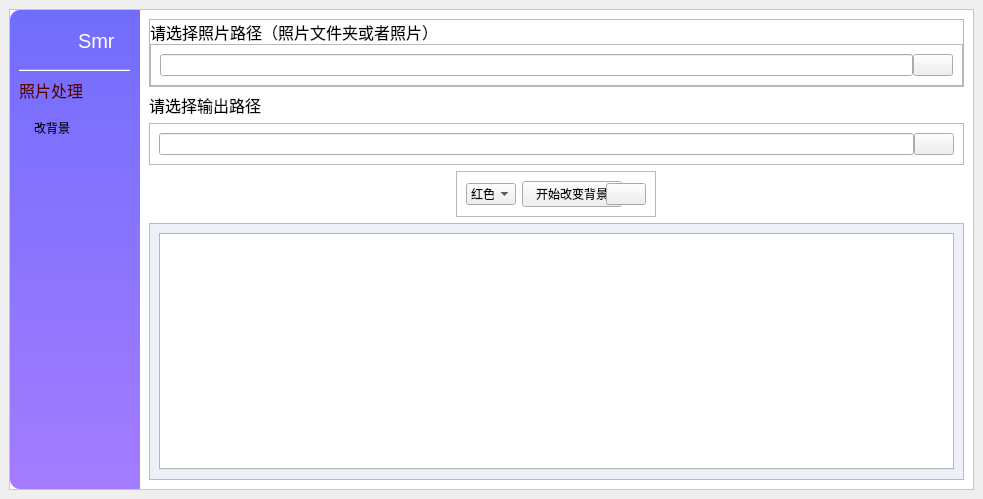
<?xml version="1.0" encoding="UTF-8"?>
<ui version="4.0">
 <class>MainWindow</class>
 <widget class="QMainWindow" name="MainWindow">
  <property name="geometry">
   <rect>
    <x>0</x>
    <y>0</y>
    <width>983</width>
    <height>499</height>
   </rect>
  </property>
  <property name="cursor">
   <cursorShape>ArrowCursor</cursorShape>
  </property>
  <property name="windowTitle">
   <string>MainWindow</string>
  </property>
  <widget class="QWidget" name="centralwidget">
   <layout class="QHBoxLayout" name="horizontalLayout_11">
    <item>
     <widget class="QFrame" name="mainFrame">
      <property name="styleSheet">
       <string notr="true">QFrame#mainFrame{
background-color: rgb(255, 255, 255);
}

</string>
      </property>
      <property name="frameShape">
       <enum>QFrame::StyledPanel</enum>
      </property>
      <property name="frameShadow">
       <enum>QFrame::Raised</enum>
      </property>
      <layout class="QHBoxLayout" name="horizontalLayout_2" stretch="0,0">
       <property name="spacing">
        <number>0</number>
       </property>
       <property name="leftMargin">
        <number>0</number>
       </property>
       <property name="topMargin">
        <number>0</number>
       </property>
       <property name="rightMargin">
        <number>0</number>
       </property>
       <property name="bottomMargin">
        <number>0</number>
       </property>
       <item>
        <widget class="QFrame" name="Listframe">
         <property name="minimumSize">
          <size>
           <width>0</width>
           <height>0</height>
          </size>
         </property>
         <property name="maximumSize">
          <size>
           <width>130</width>
           <height>16777215</height>
          </size>
         </property>
         <property name="styleSheet">
          <string notr="true">QFrame#Listframe{
	background-color: qlineargradient(spread:pad, x1:0, y1:0, x2:0, y2:1, stop:0 rgba(113, 109, 252, 255), stop:1 rgba(164, 124, 255, 255));
	border-top-left-radius:10px;
	border-bottom-left-radius:10px;
}

</string>
         </property>
         <property name="frameShape">
          <enum>QFrame::StyledPanel</enum>
         </property>
         <property name="frameShadow">
          <enum>QFrame::Raised</enum>
         </property>
         <layout class="QVBoxLayout" name="verticalLayout" stretch="0,0,0,0,0,0">
          <property name="sizeConstraint">
           <enum>QLayout::SetDefaultConstraint</enum>
          </property>
          <item>
           <widget class="QFrame" name="home_head">
            <property name="styleSheet">
             <string notr="true">QFrame{
	background-color: transparent;
}</string>
            </property>
            <property name="frameShape">
             <enum>QFrame::StyledPanel</enum>
            </property>
            <property name="frameShadow">
             <enum>QFrame::Raised</enum>
            </property>
            <layout class="QHBoxLayout" name="horizontalLayout">
             <item>
              <widget class="QPushButton" name="GoHome">
               <property name="cursor">
                <cursorShape>ArrowCursor</cursorShape>
               </property>
               <property name="styleSheet">
                <string notr="true">QPushButton#GoHome{
border-radius: 10px;
background-color: transparent;
background-image: url(:/new/prefix1/resource/icon/cube.svg);
}


</string>
               </property>
               <property name="text">
                <string/>
               </property>
               <property name="icon">
                <iconset resource="picture.qrc">
                 <normaloff>:/new/prefix1/resource/icon/whiteHome.svg</normaloff>:/new/prefix1/resource/icon/whiteHome.svg</iconset>
               </property>
               <property name="iconSize">
                <size>
                 <width>20</width>
                 <height>20</height>
                </size>
               </property>
              </widget>
             </item>
             <item>
              <widget class="QLabel" name="label_3">
               <property name="font">
                <font>
                 <pointsize>15</pointsize>
                </font>
               </property>
               <property name="styleSheet">
                <string notr="true">color: rgb(255, 255, 255);</string>
               </property>
               <property name="text">
                <string>Smr</string>
               </property>
              </widget>
             </item>
            </layout>
           </widget>
          </item>
          <item>
           <widget class="Line" name="line">
            <property name="orientation">
             <enum>Qt::Horizontal</enum>
            </property>
           </widget>
          </item>
          <item>
           <widget class="QLabel" name="label">
            <property name="font">
             <font>
              <pointsize>12</pointsize>
             </font>
            </property>
            <property name="styleSheet">
             <string notr="true">color: rgb(85, 0, 0);
background-color: transparent;
padding-left: 0px;</string>
            </property>
            <property name="text">
             <string>照片处理</string>
            </property>
           </widget>
          </item>
          <item>
           <widget class="QListWidget" name="RetaList">
            <property name="styleSheet">
             <string notr="true"> QListView {
border-radius: 20px;
color: rgb(0, 0, 0);
background-color: transparent;
}
QListView::item{
background-color: transparent;
height:40px;
padding-left:12px;
}
QListView::item:hover {
background-color: rgba(216, 216, 216, 50);
}
QListView::item:selected{
background-color: rgba(255, 248, 241,50);
color: rgb(16,15,35);
/*border-bottom:2px solid rgb(119,111,255);*/
}
</string>
            </property>
            <item>
             <property name="text">
              <string>改背景</string>
             </property>
             <property name="font">
              <font>
               <pointsize>9</pointsize>
              </font>
             </property>
             <property name="background">
              <brush brushstyle="NoBrush">
               <color alpha="255">
                <red>0</red>
                <green>0</green>
                <blue>0</blue>
               </color>
              </brush>
             </property>
             <property name="foreground">
              <brush brushstyle="NoBrush">
               <color alpha="255">
                <red>0</red>
                <green>0</green>
                <blue>0</blue>
               </color>
              </brush>
             </property>
             <property name="icon">
              <iconset resource="picture.qrc">
               <normaloff>:/new/prefix1/resource/icon/calculate.svg</normaloff>:/new/prefix1/resource/icon/calculate.svg</iconset>
             </property>
            </item>
           </widget>
          </item>
          <item>
           <widget class="QLabel" name="label_2">
            <property name="font">
             <font>
              <pointsize>12</pointsize>
              <bold>false</bold>
             </font>
            </property>
            <property name="cursor">
             <cursorShape>ArrowCursor</cursorShape>
            </property>
            <property name="styleSheet">
             <string notr="true">color: rgb(85, 0, 127);
background-color: transparent;
padding-left:0px;</string>
            </property>
            <property name="lineWidth">
             <number>1</number>
            </property>
            <property name="text">
             <string/>
            </property>
            <property name="textFormat">
             <enum>Qt::AutoText</enum>
            </property>
           </widget>
          </item>
          <item>
           <widget class="QListWidget" name="RetaList_2">
            <property name="styleSheet">
             <string notr="true">QListView {
border-radius: 20px;
color: rgb(0, 0, 0);
background-color: transparent
}
QListView::item{
background-color: transparent;
height:40px;
padding-left:12px;
}
QListView::item:hover {
background-color: rgba(216, 216, 216, 50);
}
QListView::item:selected{
background-color: rgba(255, 248, 241,50);
color: rgb(16,15,35);
/*border-bottom:2px solid rgb(119,111,255);*/
}</string>
            </property>
           </widget>
          </item>
         </layout>
        </widget>
       </item>
       <item>
        <widget class="QStackedWidget" name="stack">
         <property name="styleSheet">
          <string notr="true"/>
         </property>
         <property name="lineWidth">
          <number>1</number>
         </property>
         <property name="currentIndex">
          <number>1</number>
         </property>
         <widget class="QWidget" name="homepage">
          <property name="styleSheet">
           <string notr="true">background-color: white</string>
          </property>
          <layout class="QVBoxLayout" name="verticalLayout_14">
           <item>
            <widget class="QFrame" name="title">
             <property name="frameShape">
              <enum>QFrame::StyledPanel</enum>
             </property>
             <property name="frameShadow">
              <enum>QFrame::Raised</enum>
             </property>
             <layout class="QHBoxLayout" name="horizontalLayout_10">
              <item>
               <widget class="QFrame" name="frame_18">
                <property name="frameShape">
                 <enum>QFrame::StyledPanel</enum>
                </property>
                <property name="frameShadow">
                 <enum>QFrame::Raised</enum>
                </property>
                <layout class="QVBoxLayout" name="verticalLayout_9">
                 <item alignment="Qt::AlignHCenter|Qt::AlignBottom">
                  <widget class="QLabel" name="label_4">
                   <property name="font">
                    <font>
                     <pointsize>20</pointsize>
                    </font>
                   </property>
                   <property name="text">
                    <string>欢迎您使用照片编辑器！</string>
                   </property>
                  </widget>
                 </item>
                 <item alignment="Qt::AlignHCenter|Qt::AlignTop">
                  <widget class="QLabel" name="label_5">
                   <property name="font">
                    <font>
                     <pointsize>12</pointsize>
                    </font>
                   </property>
                   <property name="styleSheet">
                    <string notr="true">padding-top:12px;</string>
                   </property>
                   <property name="text">
                    <string>目前可以更改照片背景（支持红、蓝、白三色）</string>
                   </property>
                  </widget>
                 </item>
                </layout>
               </widget>
              </item>
             </layout>
            </widget>
           </item>
           <item alignment="Qt::AlignLeft">
            <widget class="QPushButton" name="openpdf">
             <property name="cursor">
              <cursorShape>OpenHandCursor</cursorShape>
             </property>
             <property name="styleSheet">
              <string notr="true">color: rgb(85, 170, 255);
background-color: transparent;
border-radius:10px;</string>
             </property>
             <property name="text">
              <string>详细信息请查阅技术文档</string>
             </property>
            </widget>
           </item>
          </layout>
         </widget>
         <widget class="QWidget" name="retapage">
          <layout class="QVBoxLayout" name="verticalLayout_3">
           <item>
            <widget class="QFrame" name="frame_2">
             <property name="frameShape">
              <enum>QFrame::StyledPanel</enum>
             </property>
             <property name="frameShadow">
              <enum>QFrame::Raised</enum>
             </property>
             <layout class="QVBoxLayout" name="verticalLayout_2" stretch="0,0">
              <property name="spacing">
               <number>0</number>
              </property>
              <property name="leftMargin">
               <number>0</number>
              </property>
              <property name="topMargin">
               <number>0</number>
              </property>
              <property name="rightMargin">
               <number>0</number>
              </property>
              <property name="bottomMargin">
               <number>0</number>
              </property>
              <item>
               <widget class="QLabel" name="label_6">
                <property name="font">
                 <font>
                  <pointsize>12</pointsize>
                 </font>
                </property>
                <property name="text">
                 <string>请选择照片路径（照片文件夹或者照片）</string>
                </property>
                <property name="alignment">
                 <set>Qt::AlignBottom|Qt::AlignLeading|Qt::AlignLeft</set>
                </property>
               </widget>
              </item>
              <item>
               <widget class="QFrame" name="frame">
                <property name="frameShape">
                 <enum>QFrame::StyledPanel</enum>
                </property>
                <property name="frameShadow">
                 <enum>QFrame::Raised</enum>
                </property>
                <layout class="QHBoxLayout" name="horizontalLayout_3" stretch="0,0">
                 <property name="spacing">
                  <number>0</number>
                 </property>
                 <item>
                  <widget class="QLineEdit" name="input_path">
                   <property name="alignment">
                    <set>Qt::AlignLeading|Qt::AlignLeft|Qt::AlignVCenter</set>
                   </property>
                  </widget>
                 </item>
                 <item>
                  <widget class="QPushButton" name="choose_input">
                   <property name="styleSheet">
                    <string notr="true">QPushButton#ChooseFile{
border-radius: 10px;
background-color: transparent;
}</string>
                   </property>
                   <property name="text">
                    <string/>
                   </property>
                   <property name="icon">
                    <iconset resource="picture.qrc">
                     <normaloff>:/new/prefix1/resource/icon/choosefile.svg</normaloff>:/new/prefix1/resource/icon/choosefile.svg</iconset>
                   </property>
                  </widget>
                 </item>
                </layout>
               </widget>
              </item>
             </layout>
            </widget>
           </item>
           <item>
            <widget class="QLabel" name="label_13">
             <property name="font">
              <font>
               <pointsize>12</pointsize>
              </font>
             </property>
             <property name="text">
              <string>请选择输出路径</string>
             </property>
             <property name="alignment">
              <set>Qt::AlignBottom|Qt::AlignLeading|Qt::AlignLeft</set>
             </property>
            </widget>
           </item>
           <item>
            <widget class="QFrame" name="frame_20">
             <property name="frameShape">
              <enum>QFrame::StyledPanel</enum>
             </property>
             <property name="frameShadow">
              <enum>QFrame::Raised</enum>
             </property>
             <layout class="QHBoxLayout" name="horizontalLayout_12" stretch="0,0">
              <property name="spacing">
               <number>0</number>
              </property>
              <item>
               <widget class="QLineEdit" name="output_path">
                <property name="alignment">
                 <set>Qt::AlignLeading|Qt::AlignLeft|Qt::AlignVCenter</set>
                </property>
               </widget>
              </item>
              <item>
               <widget class="QPushButton" name="choose_output">
                <property name="styleSheet">
                 <string notr="true">QPushButton#ChooseFile{
border-radius: 10px;
background-color: transparent;
}</string>
                </property>
                <property name="text">
                 <string/>
                </property>
                <property name="icon">
                 <iconset resource="picture.qrc">
                  <normaloff>:/new/prefix1/resource/icon/choosefile.svg</normaloff>:/new/prefix1/resource/icon/choosefile.svg</iconset>
                </property>
               </widget>
              </item>
             </layout>
            </widget>
           </item>
           <item alignment="Qt::AlignHCenter">
            <widget class="QFrame" name="frame_21">
             <property name="minimumSize">
              <size>
               <width>200</width>
               <height>0</height>
              </size>
             </property>
             <property name="maximumSize">
              <size>
               <width>200</width>
               <height>16777215</height>
              </size>
             </property>
             <property name="frameShape">
              <enum>QFrame::StyledPanel</enum>
             </property>
             <property name="frameShadow">
              <enum>QFrame::Raised</enum>
             </property>
             <layout class="QHBoxLayout" name="horizontalLayout_13">
              <item>
               <widget class="QComboBox" name="chooseColor">
                <property name="maximumSize">
                 <size>
                  <width>50</width>
                  <height>16777215</height>
                 </size>
                </property>
                <property name="styleSheet">
                 <string notr="true"/>
                </property>
                <item>
                 <property name="text">
                  <string>红色</string>
                 </property>
                </item>
                <item>
                 <property name="text">
                  <string>蓝色</string>
                 </property>
                </item>
                <item>
                 <property name="text">
                  <string>白色</string>
                 </property>
                </item>
               </widget>
              </item>
              <item>
               <widget class="QPushButton" name="changeBackground_button">
                <property name="minimumSize">
                 <size>
                  <width>100</width>
                  <height>0</height>
                 </size>
                </property>
                <property name="maximumSize">
                 <size>
                  <width>200</width>
                  <height>16777215</height>
                 </size>
                </property>
                <property name="text">
                 <string>开始改变背景</string>
                </property>
               </widget>
              </item>
              <item>
               <widget class="QPushButton" name="ColorSet_button">
                <property name="text">
                 <string/>
                </property>
                <property name="icon">
                 <iconset resource="picture.qrc">
                  <normaloff>:/new/prefix1/resource/icon/setting.svg</normaloff>:/new/prefix1/resource/icon/setting.svg</iconset>
                </property>
               </widget>
              </item>
             </layout>
            </widget>
           </item>
           <item>
            <widget class="QFrame" name="frame_3">
             <property name="styleSheet">
              <string notr="true">background-color: rgba(237, 241, 247, 255);</string>
             </property>
             <property name="frameShape">
              <enum>QFrame::StyledPanel</enum>
             </property>
             <property name="frameShadow">
              <enum>QFrame::Raised</enum>
             </property>
             <layout class="QVBoxLayout" name="verticalLayout_4">
              <item>
               <widget class="QTabWidget" name="work_output">
                <property name="styleSheet">
                 <string notr="true">background-color: rgb(255, 255, 255);</string>
                </property>
                <property name="currentIndex">
                 <number>-1</number>
                </property>
               </widget>
              </item>
             </layout>
            </widget>
           </item>
          </layout>
         </widget>
         <widget class="QWidget" name="page_4">
          <layout class="QVBoxLayout" name="verticalLayout_8">
           <item>
            <widget class="QFrame" name="frame_7">
             <property name="frameShape">
              <enum>QFrame::StyledPanel</enum>
             </property>
             <property name="frameShadow">
              <enum>QFrame::Raised</enum>
             </property>
             <layout class="QVBoxLayout" name="verticalLayout_7" stretch="0,0,0">
              <item>
               <widget class="QFrame" name="frame_6">
                <property name="frameShape">
                 <enum>QFrame::StyledPanel</enum>
                </property>
                <property name="frameShadow">
                 <enum>QFrame::Raised</enum>
                </property>
                <layout class="QVBoxLayout" name="verticalLayout_5">
                 <item>
                  <widget class="QLabel" name="label_7">
                   <property name="font">
                    <font>
                     <pointsize>12</pointsize>
                    </font>
                   </property>
                   <property name="text">
                    <string>请输入xml文件：</string>
                   </property>
                   <property name="alignment">
                    <set>Qt::AlignBottom|Qt::AlignLeading|Qt::AlignLeft</set>
                   </property>
                  </widget>
                 </item>
                 <item>
                  <widget class="QFrame" name="frame_4">
                   <property name="frameShape">
                    <enum>QFrame::StyledPanel</enum>
                   </property>
                   <property name="frameShadow">
                    <enum>QFrame::Raised</enum>
                   </property>
                   <layout class="QHBoxLayout" name="horizontalLayout_4" stretch="0,0">
                    <property name="spacing">
                     <number>0</number>
                    </property>
                    <item>
                     <widget class="QLineEdit" name="xmlline">
                      <property name="alignment">
                       <set>Qt::AlignLeading|Qt::AlignLeft|Qt::AlignVCenter</set>
                      </property>
                     </widget>
                    </item>
                    <item>
                     <widget class="QPushButton" name="chooseXmlFile">
                      <property name="styleSheet">
                       <string notr="true">QPushButton#ChooseFile{
border-radius: 10px;
background-color: transparent;
}</string>
                      </property>
                      <property name="text">
                       <string/>
                      </property>
                      <property name="icon">
                       <iconset resource="picture.qrc">
                        <normaloff>:/new/prefix1/resource/icon/choosefile.svg</normaloff>:/new/prefix1/resource/icon/choosefile.svg</iconset>
                      </property>
                     </widget>
                    </item>
                   </layout>
                  </widget>
                 </item>
                 <item>
                  <widget class="QLabel" name="label_8">
                   <property name="font">
                    <font>
                     <pointsize>12</pointsize>
                    </font>
                   </property>
                   <property name="text">
                    <string>请输入csv文件：</string>
                   </property>
                   <property name="alignment">
                    <set>Qt::AlignBottom|Qt::AlignLeading|Qt::AlignLeft</set>
                   </property>
                  </widget>
                 </item>
                 <item>
                  <widget class="QFrame" name="frame_5">
                   <property name="frameShape">
                    <enum>QFrame::StyledPanel</enum>
                   </property>
                   <property name="frameShadow">
                    <enum>QFrame::Raised</enum>
                   </property>
                   <layout class="QHBoxLayout" name="horizontalLayout_5" stretch="0,0">
                    <property name="spacing">
                     <number>0</number>
                    </property>
                    <item>
                     <widget class="QLineEdit" name="csvline">
                      <property name="alignment">
                       <set>Qt::AlignLeading|Qt::AlignLeft|Qt::AlignVCenter</set>
                      </property>
                     </widget>
                    </item>
                    <item>
                     <widget class="QPushButton" name="chooseCsvFile">
                      <property name="styleSheet">
                       <string notr="true">QPushButton#ChooseFile{
border-radius: 10px;
background-color: transparent;
}</string>
                      </property>
                      <property name="text">
                       <string/>
                      </property>
                      <property name="icon">
                       <iconset resource="picture.qrc">
                        <normaloff>:/new/prefix1/resource/icon/choosefile.svg</normaloff>:/new/prefix1/resource/icon/choosefile.svg</iconset>
                      </property>
                     </widget>
                    </item>
                   </layout>
                  </widget>
                 </item>
                </layout>
               </widget>
              </item>
              <item>
               <widget class="QFrame" name="frame_9">
                <property name="frameShape">
                 <enum>QFrame::StyledPanel</enum>
                </property>
                <property name="frameShadow">
                 <enum>QFrame::Raised</enum>
                </property>
                <layout class="QHBoxLayout" name="horizontalLayout_8">
                 <item alignment="Qt::AlignHCenter|Qt::AlignTop">
                  <widget class="QPushButton" name="model_button">
                   <property name="text">
                    <string>建模</string>
                   </property>
                  </widget>
                 </item>
                </layout>
               </widget>
              </item>
              <item>
               <widget class="QFrame" name="frame_8">
                <property name="styleSheet">
                 <string notr="true">background-color: rgb(237,241,247);</string>
                </property>
                <property name="frameShape">
                 <enum>QFrame::StyledPanel</enum>
                </property>
                <property name="frameShadow">
                 <enum>QFrame::Raised</enum>
                </property>
                <layout class="QVBoxLayout" name="verticalLayout_6">
                 <item>
                  <widget class="QLabel" name="label_9">
                   <property name="text">
                    <string>注意事项：</string>
                   </property>
                  </widget>
                 </item>
                 <item>
                  <widget class="QLabel" name="label_10">
                   <property name="text">
                    <string>1.单纯输入xml文件时，会根据该xml文件建立3D模型</string>
                   </property>
                  </widget>
                 </item>
                 <item>
                  <widget class="QLabel" name="label_11">
                   <property name="text">
                    <string>2.同时输入csv文件，会在建立3D模型的同时，将温度等转化为颜色设置给3D模型，并设置时间轴以供调整。</string>
                   </property>
                  </widget>
                 </item>
                </layout>
               </widget>
              </item>
             </layout>
            </widget>
           </item>
          </layout>
         </widget>
         <widget class="QWidget" name="page_3">
          <layout class="QGridLayout" name="gridLayout">
           <item row="0" column="0">
            <widget class="QFrame" name="frame_12">
             <property name="frameShape">
              <enum>QFrame::StyledPanel</enum>
             </property>
             <property name="frameShadow">
              <enum>QFrame::Raised</enum>
             </property>
             <layout class="QVBoxLayout" name="verticalLayout_13">
              <item>
               <widget class="QFrame" name="frame_11">
                <property name="frameShape">
                 <enum>QFrame::StyledPanel</enum>
                </property>
                <property name="frameShadow">
                 <enum>QFrame::Raised</enum>
                </property>
                <layout class="QVBoxLayout" name="verticalLayout_10">
                 <item>
                  <widget class="QLabel" name="label_12">
                   <property name="font">
                    <font>
                     <pointsize>12</pointsize>
                    </font>
                   </property>
                   <property name="text">
                    <string>请输入csv文件：</string>
                   </property>
                   <property name="alignment">
                    <set>Qt::AlignBottom|Qt::AlignLeading|Qt::AlignLeft</set>
                   </property>
                  </widget>
                 </item>
                 <item>
                  <widget class="QFrame" name="frame_10">
                   <property name="frameShape">
                    <enum>QFrame::StyledPanel</enum>
                   </property>
                   <property name="frameShadow">
                    <enum>QFrame::Raised</enum>
                   </property>
                   <layout class="QHBoxLayout" name="horizontalLayout_6" stretch="0,0,0">
                    <property name="spacing">
                     <number>0</number>
                    </property>
                    <item>
                     <widget class="QLineEdit" name="drawcsvline">
                      <property name="alignment">
                       <set>Qt::AlignLeading|Qt::AlignLeft|Qt::AlignVCenter</set>
                      </property>
                     </widget>
                    </item>
                    <item>
                     <widget class="QPushButton" name="drawchoosecsv">
                      <property name="styleSheet">
                       <string notr="true">QPushButton#ChooseFile{
border-radius: 10px;
background-color: transparent;
}</string>
                      </property>
                      <property name="text">
                       <string/>
                      </property>
                      <property name="icon">
                       <iconset resource="picture.qrc">
                        <normaloff>:/new/prefix1/resource/icon/choosefile.svg</normaloff>:/new/prefix1/resource/icon/choosefile.svg</iconset>
                      </property>
                     </widget>
                    </item>
                    <item>
                     <widget class="QPushButton" name="drawreadcsv">
                      <property name="text">
                       <string>读取</string>
                      </property>
                     </widget>
                    </item>
                   </layout>
                  </widget>
                 </item>
                </layout>
               </widget>
              </item>
              <item>
               <widget class="QFrame" name="frame_13">
                <property name="styleSheet">
                 <string notr="true">background-color: rgb(237,241,247);</string>
                </property>
                <property name="frameShape">
                 <enum>QFrame::StyledPanel</enum>
                </property>
                <property name="frameShadow">
                 <enum>QFrame::Raised</enum>
                </property>
                <layout class="QHBoxLayout" name="horizontalLayout_9" stretch="1,1,100">
                 <property name="spacing">
                  <number>0</number>
                 </property>
                 <property name="leftMargin">
                  <number>0</number>
                 </property>
                 <property name="topMargin">
                  <number>0</number>
                 </property>
                 <property name="rightMargin">
                  <number>0</number>
                 </property>
                 <property name="bottomMargin">
                  <number>0</number>
                 </property>
                 <item>
                  <widget class="QFrame" name="frame_14">
                   <property name="frameShape">
                    <enum>QFrame::StyledPanel</enum>
                   </property>
                   <property name="frameShadow">
                    <enum>QFrame::Raised</enum>
                   </property>
                   <layout class="QVBoxLayout" name="verticalLayout_11">
                    <item>
                     <widget class="QFrame" name="frame_16">
                      <property name="frameShape">
                       <enum>QFrame::StyledPanel</enum>
                      </property>
                      <property name="frameShadow">
                       <enum>QFrame::Raised</enum>
                      </property>
                      <layout class="QHBoxLayout" name="horizontalLayout_7">
                       <property name="leftMargin">
                        <number>0</number>
                       </property>
                       <property name="rightMargin">
                        <number>0</number>
                       </property>
                       <item alignment="Qt::AlignLeft">
                        <widget class="QLineEdit" name="searchComponent">
                         <property name="styleSheet">
                          <string notr="true">background-color: rgb(255, 255, 255);</string>
                         </property>
                        </widget>
                       </item>
                       <item>
                        <widget class="QPushButton" name="pushButton_2">
                         <property name="styleSheet">
                          <string notr="true">border-radius:10px;
background-color: transparent;</string>
                         </property>
                         <property name="text">
                          <string/>
                         </property>
                         <property name="icon">
                          <iconset resource="picture.qrc">
                           <normaloff>:/new/prefix1/resource/icon/search.svg</normaloff>:/new/prefix1/resource/icon/search.svg</iconset>
                         </property>
                        </widget>
                       </item>
                      </layout>
                     </widget>
                    </item>
                    <item>
                     <widget class="QListWidget" name="headersList"/>
                    </item>
                   </layout>
                  </widget>
                 </item>
                 <item>
                  <widget class="QFrame" name="frame_15">
                   <property name="frameShape">
                    <enum>QFrame::StyledPanel</enum>
                   </property>
                   <property name="frameShadow">
                    <enum>QFrame::Raised</enum>
                   </property>
                   <layout class="QVBoxLayout" name="verticalLayout_12">
                    <item>
                     <widget class="QPushButton" name="drawbutton">
                      <property name="styleSheet">
                       <string notr="true">
background-color: rgb(225, 225, 225);</string>
                      </property>
                      <property name="text">
                       <string>绘图</string>
                      </property>
                     </widget>
                    </item>
                    <item>
                     <widget class="QListWidget" name="headersList2"/>
                    </item>
                   </layout>
                  </widget>
                 </item>
                 <item>
                  <widget class="QFrame" name="frame_17">
                   <property name="frameShape">
                    <enum>QFrame::StyledPanel</enum>
                   </property>
                   <property name="frameShadow">
                    <enum>QFrame::Raised</enum>
                   </property>
                   <layout class="QVBoxLayout" name="verticalLayout_15" stretch="100">
                    <item>
                     <widget class="QTabWidget" name="pictureTab"/>
                    </item>
                   </layout>
                  </widget>
                 </item>
                </layout>
               </widget>
              </item>
             </layout>
            </widget>
           </item>
           <item row="1" column="0" alignment="Qt::AlignRight">
            <widget class="QPushButton" name="deletePicture">
             <property name="text">
              <string>删除</string>
             </property>
             <property name="icon">
              <iconset resource="picture.qrc">
               <normaloff>:/new/prefix1/resource/icon/delete.svg</normaloff>:/new/prefix1/resource/icon/delete.svg</iconset>
             </property>
            </widget>
           </item>
          </layout>
         </widget>
        </widget>
       </item>
      </layout>
     </widget>
    </item>
   </layout>
  </widget>
 </widget>
 <resources>
  <include location="picture.qrc"/>
 </resources>
 <connections/>
</ui>
